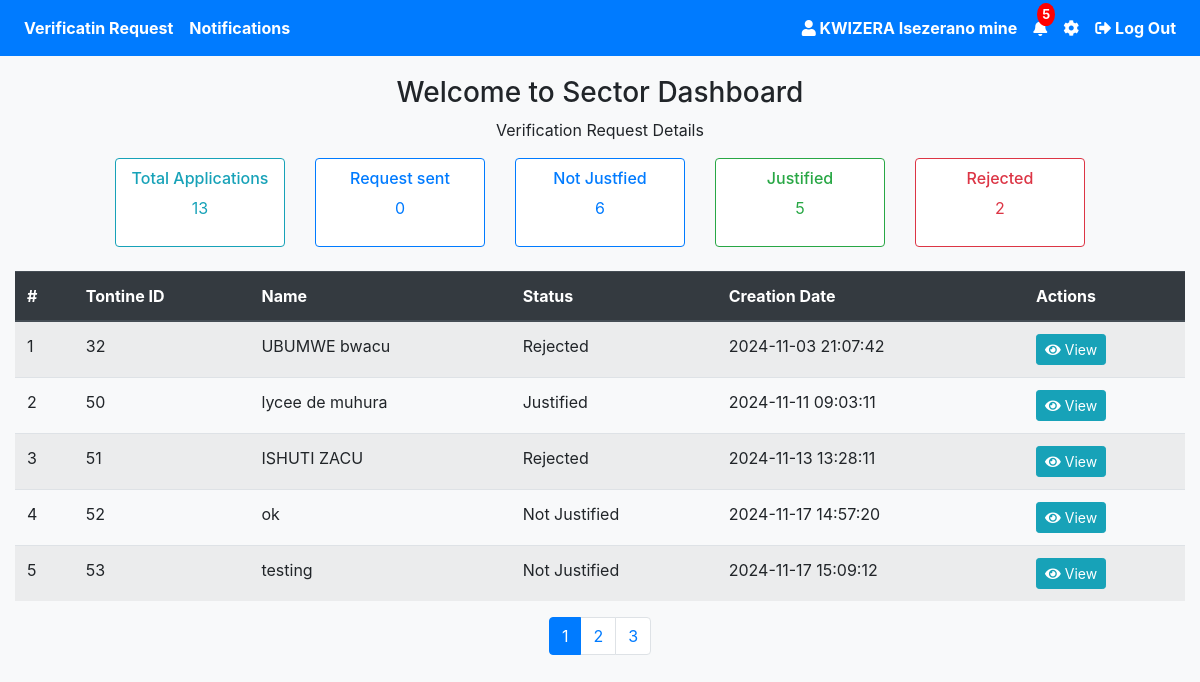
Page /sector_dashboard.php (signed in) on the committed database.
### tables this page shows
CREATE TABLE `users` (
  `id` int(11) NOT NULL,
  `firstname` varchar(50) NOT NULL,
  `lastname` varchar(50) NOT NULL,
  `phone_number` varchar(15) NOT NULL,
  `idno` varchar(50) NOT NULL,
  `idnotype` varchar(50) NOT NULL,
  `idno_picture` varchar(255) NOT NULL,
  `behalf_name` varchar(30) NOT NULL,
  `behalf_phone_number` varchar(30) NOT NULL,
  `password` varchar(255) NOT NULL,
  `image` varchar(255) NOT NULL,
  `otp` int(11) DEFAULT 0,
  `verified` tinyint(4) NOT NULL DEFAULT 0,
  `otp_used` tinyint(1) NOT NULL DEFAULT 0,
  `otp_login` int(11) NOT NULL DEFAULT 0,
  `otp_forgot` int(11) NOT NULL,
  `otp_behalf` int(11) NOT NULL,
  `otp_behalf_used` tinyint(1) NOT NULL,
  `terms` tinyint(1) DEFAULT 0,
  `created_at` timestamp NOT NULL DEFAULT current_timestamp(),
  `updated_at` timestamp NOT NULL DEFAULT current_timestamp() ON UPDATE current_timestamp(),
  `role` enum('User','Sector','Court') DEFAULT 'User'
);

CREATE TABLE `tontine` (
  `id` int(11) NOT NULL,
  `tontine_name` varchar(255) NOT NULL,
  `logo` varchar(255) DEFAULT NULL,
  `join_date` date NOT NULL,
  `province` varchar(100) NOT NULL,
  `district` varchar(100) NOT NULL,
  `sector` varchar(100) NOT NULL,
  `total_contributions` decimal(10,2) NOT NULL,
  `occurrence` enum('Daily','Weekly','Monthly') NOT NULL,
  `time` time DEFAULT NULL,
  `day` enum('Monday','Tuesday','Wednesday','Thursday','Friday','Saturday','Sunday') DEFAULT NULL,
  `date` date DEFAULT NULL,
  `created_at` timestamp NOT NULL DEFAULT current_timestamp(),
  `user_id` int(11) DEFAULT NULL,
  `role` varchar(30) NOT NULL,
  `purpose` varchar(255) NOT NULL,
  `rules` varchar(255) NOT NULL,
  `status` enum('Not Justified','Justification Request sent','Justified','Rejected') DEFAULT 'Not Justified',
  `reason` varchar(255) NOT NULL,
  `interest` decimal(10,2) NOT NULL DEFAULT 0.00,
  `payment_frequency` enum('Monthly','Weekly') NOT NULL,
  `frequent_payment_date` date DEFAULT NULL,
  `frequent_payment_day` enum('Monday','Tuesday','Wednesday','Thursday','Friday','Saturday','Sunday') DEFAULT NULL,
  `late_contribution_penalty` int(50) NOT NULL
);

### sector_dashboard.php (the view, shortened to what this page needs)
<?php
require 'config.php';
$error = "";
$user_id = $_SESSION['user_id'];
$stmt = $pdo->prepare("SELECT firstname, lastname FROM users WHERE id = :id");
$stmt->bindParam(':id', $user_id);
$stmt->execute();
$user = $stmt->fetch(PDO::FETCH_ASSOC);
$user_name = $user ? htmlspecialchars($user['firstname'] . ' ' . $user['lastname']) : "Unknown User";
$results_per_page = 5;
$page = isset($_GET['page']) ? (int)$_GET['page'] : 1;
$start_from = ($page - 1) * $results_per_page;
$search_query = isset($_POST['search_query']) ? '%' . htmlspecialchars($_POST['search_query']) . '%' : '%%';
try {
    $stmt = $pdo->prepare("
        SELECT *
        FROM tontine
        WHERE tontine_name LIKE :search_query
        LIMIT $start_from, $results_per_page
    ");
    $stmt->bindValue(':search_query', $search_query, PDO::PARAM_STR);
    $stmt->execute();
    $requests = $stmt->fetchAll(PDO::FETCH_ASSOC);
} catch (Exception $e) {
    $error = "Error fetching request details: " . $e->getMessage();
}
$statuses = ['Not Justified', 'Justification Request sent', 'Justified', 'Rejected'];
$status_counts = [];
foreach ($statuses as $status) {
    $stmt = $pdo->prepare("SELECT COUNT(*) FROM tontine WHERE status = :status");
    $stmt->bindParam(':status', $status, PDO::PARAM_STR);
    $stmt->execute();
    $status_counts[$status] = $stmt->fetchColumn();
}
$total_notifications=5;
$total_applications = array_sum($status_counts);
$stmt = $pdo->prepare("SELECT COUNT(*) FROM tontine WHERE tontine_name LIKE :search_query");
$stmt->bindValue(':search_query', $search_query, PDO::PARAM_STR);
$stmt->execute();
$total_requests = $stmt->fetchColumn();
$total_pages = ceil($total_requests / $results_per_page);
?>
<!DOCTYPE html>
<html lang="en">
<head>
    <link rel="stylesheet" href="https://stackpath.bootstrapcdn.com/bootstrap/4.5.2/css/bootstrap.min.css">
    <link rel="stylesheet" href="https://cdnjs.cloudflare.com/ajax/libs/font-awesome/5.15.4/css/all.min.css">
</head>
<body>
    <nav class="navbar navbar-expand-lg navbar-dark bg-primary">
        <div class="collapse navbar-collapse" id="navbarNav">
            <ul class="navbar-nav mr-auto">
                <li class="nav-item">
                    <a class="nav-link font-weight-bold text-white" href="sector_dashboard.php">Verificatin Request</a>
                </li>
                <li class="nav-item">
                    <a class="nav-link font-weight-bold text-white" href="#">Notifications</a>
                </li>
            </ul>
            <ul class="navbar-nav ml-auto">
                <li class="nav-item">
                    <a class="nav-link font-weight-bold text-white" href="#">
                        <i class="fas fa-user"></i>
                        <?php echo htmlspecialchars($user_name); ?>
                    </a>
                </li>
                <li class="nav-item">
                    <a class="nav-link position-relative font-weight-bold text-white" href="#">
                        <i class="fas fa-bell"></i>
                        <span class="notification-badge"><?php echo $total_notifications; ?></span>
                    </a>
                </li>
                <li class="nav-item">
                    <a class="nav-link font-weight-bold text-white" href="setting_sector.php">
                        <i class="fas fa-cog"></i>
                    </a>
                </li>
                <li class="nav-item">
                    <a class="nav-link font-weight-bold text-white" href="#" onclick="confirmLogout()">
                        <i class="fas fa-sign-out-alt"></i> Log Out
                    </a>
                </li>
            </ul>
        </div>
    </nav>
    <div class="container">
        <div class="text-center mt-3">
            <h3>Welcome to Sector Dashboard</h3>
            <p>Verification Request Details</p>
        </div>
        <div class="row text-center mb-4 justify-content-center">
            <div class="col-md-2">
                <div class="card bg-outline-info text-info">
                    <div class="card-body">
                        <h6>Total Applications</h6>
                        <p><?php echo $total_applications; ?></p>
                    </div>
                </div>
            </div>
             <div class="col-md-2">
                <div class="card bg-outline-primary text-primary">
                    <div class="card-body">
                        <h6> Request sent</h6>
                        <p><?php echo $status_counts['Justification Request sent']; ?></p>
                    </div>
                </div>
            </div>
            <div class="col-md-2">
                <div class="card bg-outline-primary text-primary">
                    <div class="card-body">
                        <h6>Not Justfied </h6>
                        <p><?php echo $status_counts['Not Justified']; ?></p>
                    </div>
                </div>
            </div>
            <div class="col-md-2">
                <div class="card bg-outline-success text-success">
                    <div class="card-body">
                        <h6>Justified </h6>
                        <p><?php echo $status_counts['Justified']; ?></p>
                    </div>
                </div>
            </div>
            <div class="col-md-2">
                <div class="card bg-outline-danger text-danger">
                    <div class="card-body">
                        <h6>Rejected </h6>
                        <p><?php echo $status_counts['Rejected']; ?></p>
                    </div>
                </div>
            </div>
        </div>
        <?php if ($error): ?>
            <div class="alert alert-danger text-center"><?php echo htmlspecialchars($error); ?></div>
        <?php else: ?>
            <div class="table-responsive">
            <table class="table table-striped table-hover">
    <thead class="thead-dark">
        <tr>
            <th>#</th>
            <th>Tontine ID</th>
            <th>Name</th>
            <th>Status</th>
            <th>Creation Date</th>
            <th>Actions</th>
        </tr>
    </thead>
    <tbody>
        <?php if (!empty($requests)) : ?>
            <?php foreach ($requests as $index => $request) : ?>
                <tr>
                    <td><?= $index + 1 + $start_from; ?></td>
                    <td><?= $request['id']; ?></td>
                    <td><?= htmlspecialchars($request['tontine_name']); ?></td>
                      <td><?= htmlspecialchars($request['status']); ?></td>
                    <td><?= htmlspecialchars($request['created_at']); ?></td>
                    <td>
                        <button class="btn btn-info btn-sm view-btn" data-id="<?= $request['id']; ?>">
                            <i class="fas fa-eye"></i> View
                        </button>
                    </td>
                </tr>
            <?php endforeach; ?>
        <?php else : ?>
            <tr>
                <td colspan="4" class="text-center text-muted">No requests found.</td>
            </tr>
        <?php endif; ?>
    </tbody>
</table>
            </div>
            <nav>
                <ul class="pagination justify-content-center">
                    <?php for ($p = 1; $p <= $total_pages; $p++): ?>
                        <li class="page-item <?php echo ($p == $page) ? 'active' : ''; ?>">
                            <a class="page-link" href="profile_page.php?id=<?php echo $id; ?>&page=<?php echo $p; ?>"><?php echo $p; ?></a>
                        </li>
                    <?php endfor; ?>
                </ul>
            </nav>
        <?php endif; ?>
    </div>
</body>
</html>

### sector_dashboard.php (style rules this page uses)
.container { max-width: 1000%; }
body { background-color: #f8f9fa; }
.navbar { margin-bottom: 20px; }
.notification-badge { position: absolute; top: -5px; right: -0px; background-color: red; color: white; border-radius: 50%; padding: 2px 5px; font-size: 0.80rem; }
.card { border: 1px solid; border-radius: 0.25rem; min-height: 40px; display: flex; flex-direction: column; align-items: center; }
.card-body { display: flex; flex-direction: column; justify-content: center; align-items: center; padding: 10px 6px; height: 100%; }

### rows in the picture
users: user_name "KWIZERA Isezerano mine"
tontine: start_from "1", id "32", tontine_name "UBUMWE bwacu", status "Rejected", created_at "2024-11-03 21:07:42"
tontine: start_from "2", id "50", tontine_name "lycee de muhura", status "Justified", created_at "2024-11-11 09:03:11"
tontine: start_from "3", id "51", tontine_name "ISHUTI ZACU", status "Rejected", created_at "2024-11-13 13:28:11"
tontine: start_from "4", id "52", tontine_name "ok", status "Not Justified", created_at "2024-11-17 14:57:20"
tontine: start_from "5", id "53", tontine_name "testing", status "Not Justified", created_at "2024-11-17 15:09:12"

### other values in the picture
$total_notifications "5"
$total_applications "13"
$status_counts['Justification Request sent'] "0"
$status_counts['Not Justified'] "6"
$status_counts['Justified'] "5"
$status_counts['Rejected'] "2"
